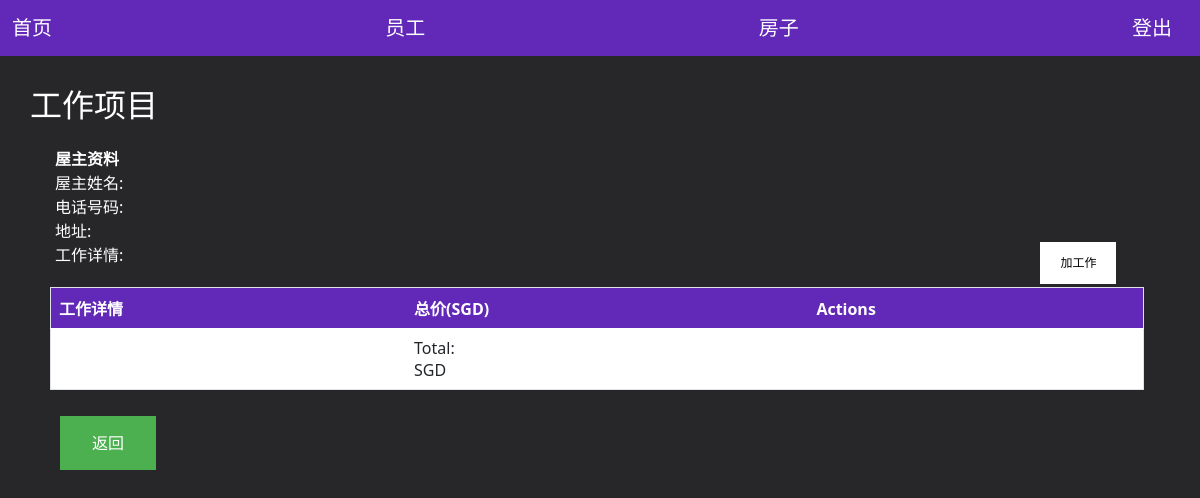
The app's page /Order/editWork.php (signed in), older data.
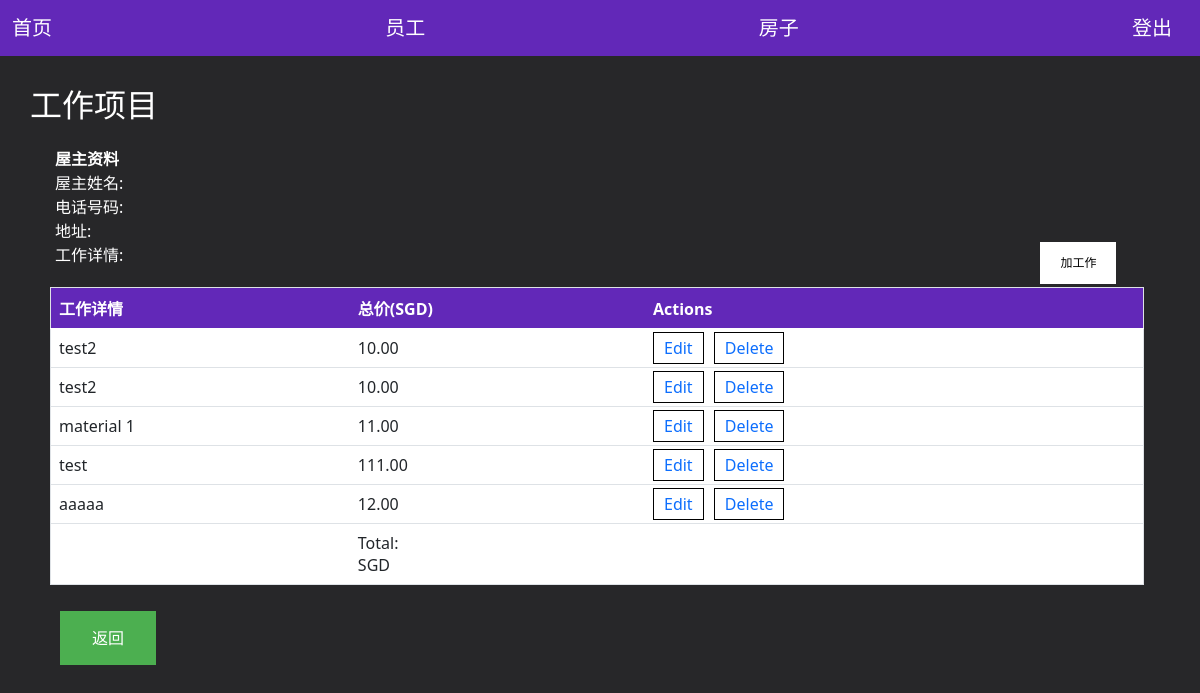
The same page, newer data.
### tables this page shows
CREATE TABLE `work_details` (
  `work_Did` int(10) NOT NULL,
  `work_id` int(10) NOT NULL,
  `work_name` varchar(500) NOT NULL,
  `total` int(10) NOT NULL
);

### Order/editWork.php (the view, shortened to what this page needs)
<?php
require('../config.php');
include('../Home/header.php');
?>
<!DOCTYPE html>
<html>
<head>
<link rel="stylesheet" type="text/css" href="../style.css">
</head>
<body>
	<div style="width: 100%;height: 100%;float: left;background-color: #272729; padding: 2.5%">
		<div>
			<h2 style="float: left; color: white">工作项目</h2>
		</div>
			<div style="margin:10px 20px;float:left;width: 96%;overflow-y: auto;">
				<div style="float: left;width: 50%;height: 100px;padding: 5px; color: white;">
					<div><b>屋主资料</b></div>
					<div>屋主姓名: <?php echo $name;?></div>
					<div>电话号码: <?php echo $telephone;?></div>
					<div>地址: <?php echo $address;?></div>
					<div>工作详情: <?php echo $work_details;?></div>
				</div>
				<div style="float: right; margin-bottom: 5px; height: 40px;width: 100%;">
					<a style="float: right;" href="addItemWork.php?work_id=<?php echo $PURCHASEORDERID;?>" class="button button1">
						<span>加工作</span></a>
				</div>
				<div style="width: 100%;height:500px;float: left;" id="table-wrapper">
					<table border="1" style="background-color:white; border-collapse:collapse;width: 100%;" class="table">
					<thead style="background-color: #6228b8">
					 		<tr>
						 		<th>工作详情</th>
							 	<th>总价(SGD)</th>
							 	<th>Actions</th>
						 	</tr>
					 	</thead>
						<tbody id="itemTable">
							<?php
								$sql = "SELECT * FROM work_details WHERE work_id = '$PURCHASEORDERID'";
								$result = $conn->query($sql);
								while($rows = $result->fetch_assoc()){
									$total = $rows['total'];
									$total2 = sprintf('%0.2f',$total);
							?>
						 	<tr>
						 		<td><label><?php echo $rows['work_name'];?></label></td>
						 		<td><label><?php echo $total2;?></label></td>
						 		<td>
						 			<a href="editItemWork.php?work_Did=<?php echo $rows['work_Did'];?>"><span class="editBtn">Edit</span></a>
						 			<a href="deleteItemWork.php?work_Did=<?php echo $rows['work_Did'];?>" onclick="return confirm('Are you sure you want to delete this?')"><span class="deleteBtn">Delete</span></a>
						 		</td>
						 	</tr>
						 	<?php
						 	}
						 	?>
						 	<tr>
						 		<td colspan="1"></td>
						 		<td>
						 			<label>Total: </label>
						 			<br>
						 			<label><?php echo "SGD".$totalPrice;?></label>
						 		</td>
						 	</tr>
					 	</tbody>
					</table>
					<div style="width: 100%;height: 45px;margin-top: 10px;">
					 	<button id="backBtn" onclick="window.location='../Payment/viewINV.php?INVid=<?php echo $_SESSION['INVid']?>'">返回</button>
					</div>
				</div>
			</div>
		</div>
</body>
</html>

### Home/header.php (shortened to what this page needs)
<head>
	<link href="https://cdn.jsdelivr.net/npm/bootstrap@5.0.0-beta1/dist/css/bootstrap.min.css" rel="stylesheet">
	<nav class="navbar navbar-expand-lg navbar-dark" style="background-color: #6228b8;">
		<div class="container-fluid">
			<a class="navbar-brand" href="../Home/home.php">首页</a>
			<a class="navbar-brand" href="../customer/customer.php">员工</a>
			<a class="navbar-brand" href="../supplier/supplier.php">房子</a>
			<a class="navbar-brand" href="../logOut.php">登出</a>
		</div>
	</nav>
</head>

### style.css (style rules this page uses)
th, td { padding: 10px; text-align: left; }
th { background-color: #4CAF50; color: white; }
.button { background-color: #6228b8; border: none; color: white; padding: 12px 20px; text-align: center; text-decoration: none; display: inline-block; font-size: 12px; margin-right: 28px; -webkit-transition-duration: 0.4s; transition-duration: 0.4s; cursor: pointer; }
.button1 { background-color: white; color: black; }
body { min-width: 1200px; }
.editBtn,.deleteBtn { padding: 4px 10px; margin-right: 6px; -webkit-transition-duration: 0.4s; transition-duration: 0.4s; border: 1px solid black; cursor: pointer; }
a { text-decoration: none; }
body { background-color: #272729; }

### Order/editWork.php (style rules this page uses)
#backBtn { background-color: #4CAF50; margin: 10px; border: none; color: white; padding: 15px 32px; text-align: center; text-decoration: none; display: inline-block; font-size: 16px; cursor: pointer; float: left; }
.editBtn { padding: 4px 10px; margin-right: 6px; -webkit-transition-duration: 0.4s; transition-duration: 0.4s; border: 1px solid black; }

Row changes from the older to the newer data that the page shows:
added work_details: work_name "test2", total "10.00"
added work_details: work_name "test2", total "10.00"
added work_details: work_name "material 1", total "11.00"
added work_details: work_name "test", total "111.00"
added work_details: work_name "aaaaa", total "12.00"
